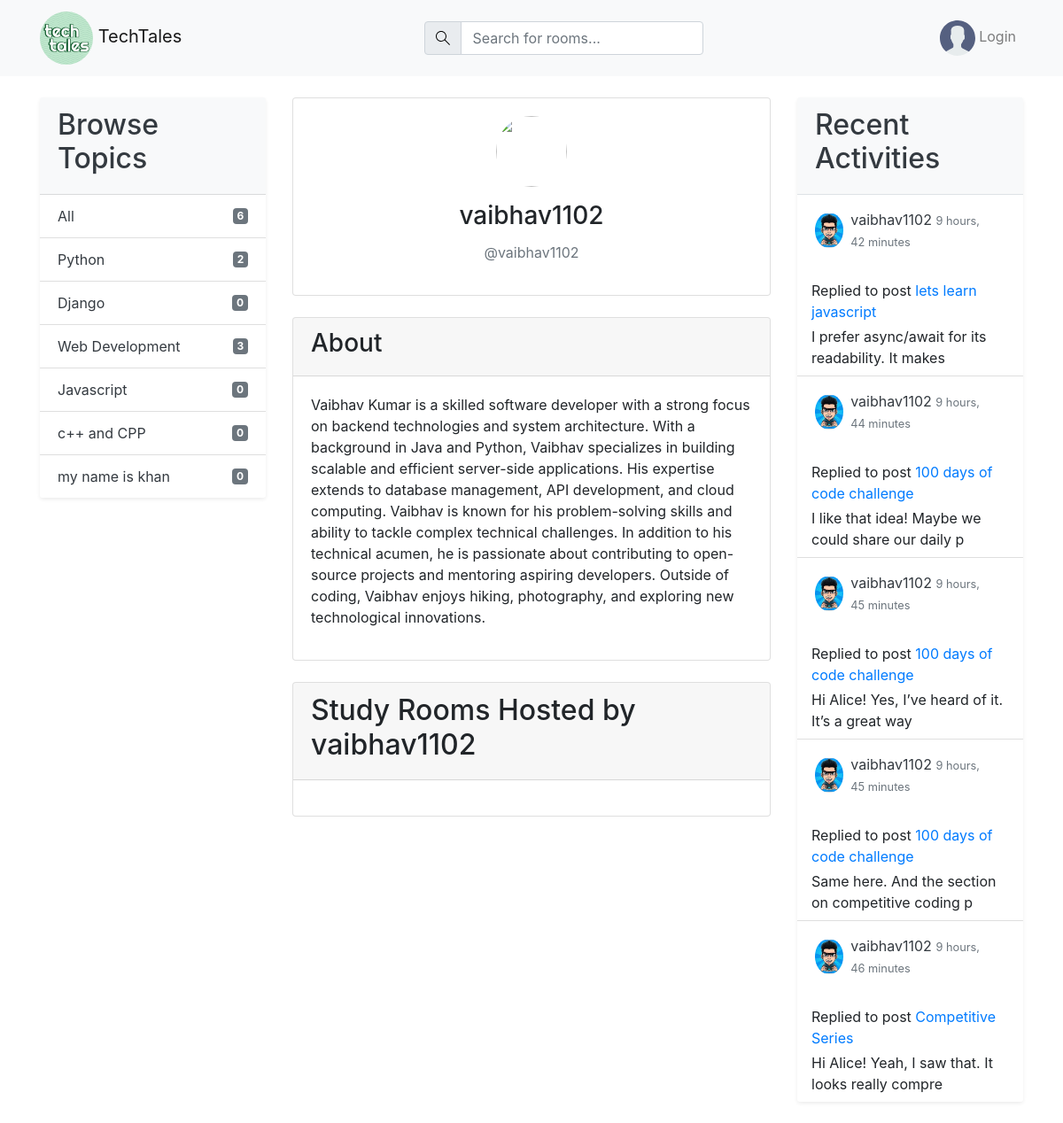
Screenshot of /profile/6/ with the database file from the repository.
### base/models.py (models this page shows, shortened)
class Topic(models.Model):
    name=models.CharField(max_length=200)

class Bio(models.Model):
    user=models.OneToOneField(User,on_delete=models.CASCADE,null=True)
    avatar=models.ImageField(null=True,default='avatar.svg',blank=True)
    bio=models.TextField(null=True,blank=True)

class Message(models.Model):
    user=models.ForeignKey(User,on_delete=models.CASCADE)
    room=models.ForeignKey(Room,on_delete=models.CASCADE)
    body=models.TextField()
    modified=models.DateTimeField(auto_now=True)
    created=models.DateTimeField(auto_now_add=True)
    class Meta:
        ordering=['-modified','-created']
    def __str__(self):
        return self.body[:50]

class Room(models.Model):
    host=models.ForeignKey(User,on_delete=models.SET_NULL,null=True)
    topic=models.ForeignKey(Topic,on_delete=models.SET_NULL,null=True)
    name=models.CharField(max_length=200)
    desc=models.TextField(null=True,blank=True)
    participants=models.ManyToManyField(User,related_name='participants',blank=True)
    modified=models.DateTimeField(auto_now=True)
    created=models.DateTimeField(auto_now_add=True)
    class Meta:
        ordering=['-modified','-created']

### base/views.py (the view)
# urls.py: path('profile/<str:pk>/',views.userProfile,name='profile'),
def userProfile(request,pk):
    user=User.objects.get(id=int(pk))
    rooms=user.room_set.all()
    room_messages=user.message_set.all()
    topics=Topic.objects.all()
    context={
        'user':user,
        'rooms':rooms,
        'room_messages':room_messages,
        'topics':topics,
    }
    return render(request,'base/profile.html',context)

### base/templates/base/profile.html (shortened to what this page needs)
{% extends 'main.html' %}
{% block content %}
<main class="profile-page layout layout--3">
  <div class="container mt-4">
    <div class="row">
      <div class="col-md-3">
        {% include 'base/topics_component.html' %}
      </div>
      <div class="col-md-6">
        <div class="card mb-4">
          <div class="card-body text-center">
            <div class="profile-avatar mb-3">
              <div class="avatar avatar--large active mx-auto">
                <img src="{{ request.user.bio.avatar.url }}" alt="" class="img-fluid rounded-circle" style="width: 80px; height: 80px; object-fit: cover;">
              </div>
            </div>
            <h3 class="card-title">{{ user.username }}</h3>
            <p class="text-muted">@{{ user.username }}</p>
          </div>
        </div>
        <div class="card mb-4">
          <div class="card-header">
            <h3>About</h3>
          </div>
          <div class="card-body">
            <p>{{user.bio.bio}}
            </p>
          </div>
        </div>
        <div class="card">
          <div class="card-header">
            <h2>Study Rooms Hosted by {{ user.username }}</h2>
          </div>
          <div class="card-body">
          </div>
        </div>
      </div>
      <div class="col-md-3">
        {% include 'base/activity_component.html' %}
      </div>
    </div>
  </div>
</main>
{% endblock %}

### base/templates/base/topics_component.html
<div class="topics card mb-4 shadow-sm border-0">
  <div class="card-header bg-light text-dark">
    <h2>Browse Topics</h2>
  </div>
  <ul class="list-group list-group-flush">
    <li class="list-group-item bg-white">
      <a href="{% url 'home' %}" class="d-flex justify-content-between align-items-center text-dark text-decoration-none">
        All <span class="badge badge-secondary">{{topics.count}}</span>
      </a>
    </li>
    {% for topic in topics %}
    <li class="list-group-item bg-white">
      <a href="{% url 'home' %}?q={{topic.name}}" class="d-flex justify-content-between align-items-center text-dark text-decoration-none">
        {{topic.name}} <span class="badge badge-secondary">{{topic.room_set.all.count}}</span>
      </a>
    </li>
    {% endfor %}
  </ul>
</div>

### base/templates/base/activity_component.html (shortened to what this page needs)
<div class="activities card mb-4 shadow-sm border-0">
  <div class="card-header bg-light text-dark border-bottom">
    <h2>Recent Activities</h2>
  </div>
  <div class="list-group list-group-flush">
    {% for message in room_messages %}
    <div class="list-group-item d-flex justify-content-between align-items-start border-0 py-3">
      <a href="{% url 'profile' message.user.id %}" class="d-flex align-items-center text-dark text-decoration-none">
        <div class="avatar mr-2">
          <img src="{{ message.user.bio.avatar.url }}" alt="" class="img-fluid rounded-circle" style="width: 40px; height: 40px; object-fit: cover;">
        </div>
        <div>
          <p class="mb-0">{{ message.user.username }} <small class="text-muted">{{ message.created|timesince }}</small></p>
        </div>
      </a>
    </div>
    <div class="list-group-item px-3 py-2">
      <p class="mt-2 mb-1">Replied to post <a href="{% url 'room' message.room.id %}" class="text-primary">{{ message.room.name }}</a></p>
      <div>{{ message }}</div>
    </div>
    {% endfor %}
  </div>
</div>

### rows the page displays
Topic: name "Python", room_set.all.count "2"
Topic: name "Django", room_set.all.count "0"
Topic: name "Web Development", room_set.all.count "3"
Topic: name "Javascript", room_set.all.count "0"
Topic: name "c++ and CPP", room_set.all.count "0"
Topic: name "my name is khan", room_set.all.count "0"
Message: user.bio.avatar (picture), user.username "vaibhav1102", created "9 hours, 42 minutes", room.name "lets learn javascript", body "I prefer async/await for its readability. It makes"
Message: user.bio.avatar (picture), user.username "vaibhav1102", created "9 hours, 44 minutes", room.name "100 days of code challenge", body "I like that idea! Maybe we could share our daily p"
Message: user.bio.avatar (picture), user.username "vaibhav1102", created "9 hours, 45 minutes", room.name "100 days of code challenge", body "Hi Alice! Yes, I’ve heard of it. It’s a great way"
Message: user.bio.avatar (picture), user.username "vaibhav1102", created "9 hours, 45 minutes", room.name "100 days of code challenge", body "Same here. And the section on competitive coding p"
Message: user.bio.avatar (picture), user.username "vaibhav1102", created "9 hours, 46 minutes", room.name "Competitive Series", body "Hi Alice! Yeah, I saw that. It looks really compre"

### other values shown
{{ topics.count }} "6"
{{ user.username }} "vaibhav1102"
